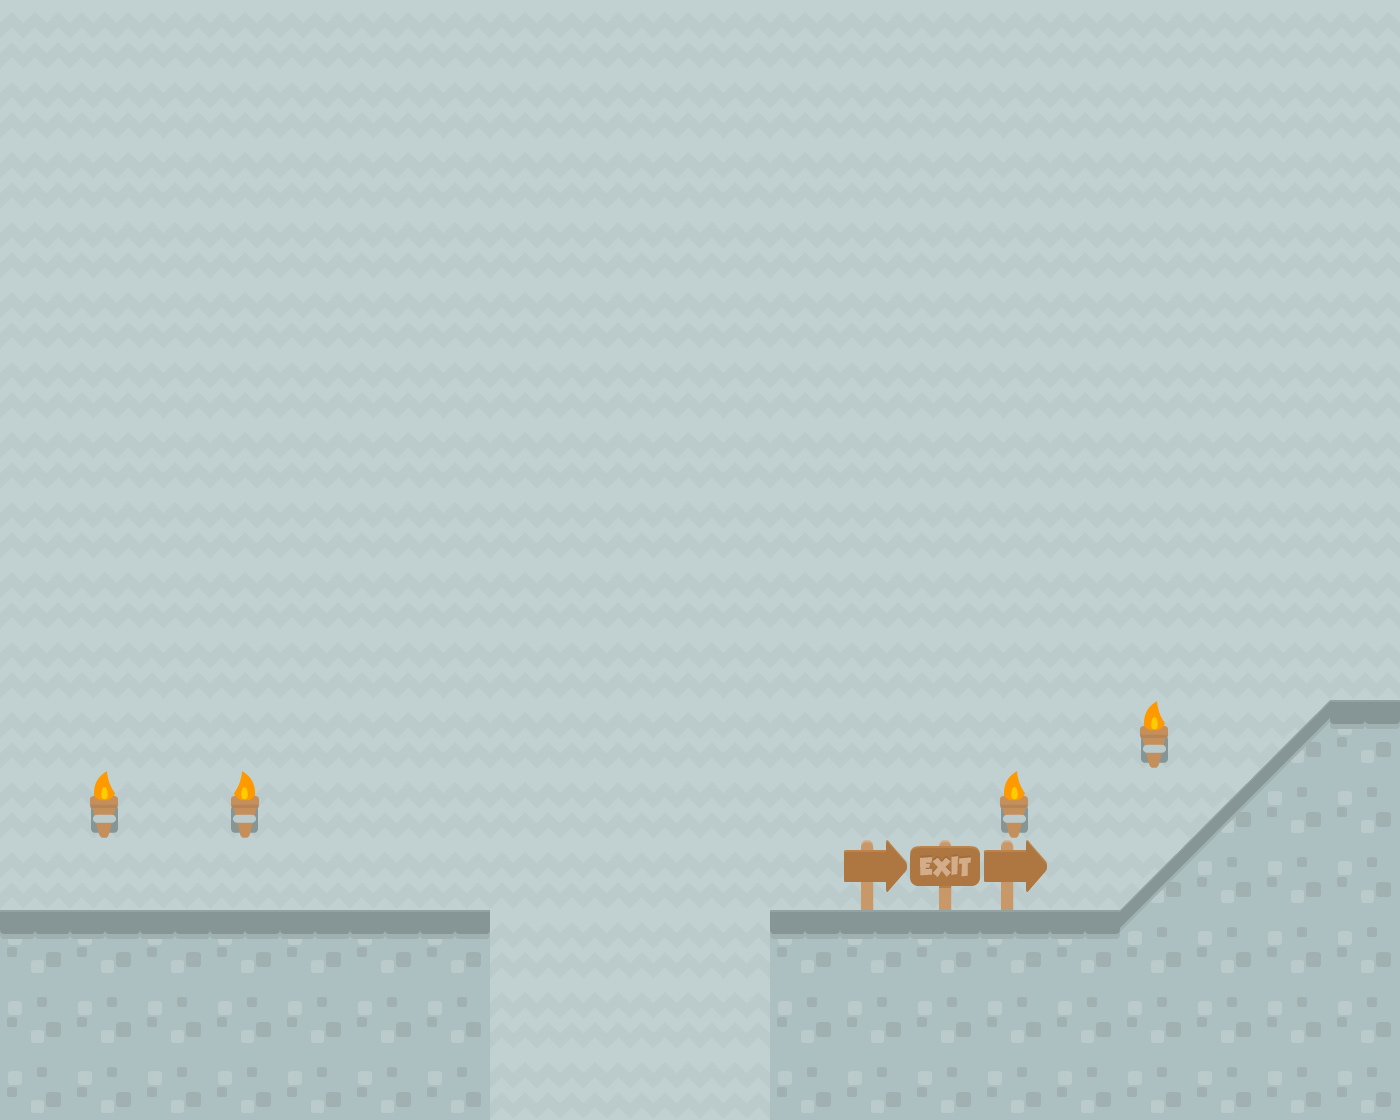

Rendered tile map (Tiled .tmx) drawn with the repository's tilesets; below, a short description and the map source with its tile grids summarised:
An orthogonal 20x16 tile map with 70x70 px tiles, 2 tile layers (background, foreground).

<map version="1.0" orientation="orthogonal" width="20" height="16" tilewidth="70" tileheight="70">
 <tileset firstgid="1" name="background-tiles" tilewidth="70" tileheight="70">
  <image source="../img/background-tiles.png" width="910" height="840" />
 </tileset>
 <layer name="background" width="20" height="16">
  <data>[320 cells, 320 non-empty, 1 distinct tile ids]</data>
 </layer>
 <objectgroup name="physical" width="20" height="16" visible="0" />
 <layer name="foreground" width="20" height="16">
  <data>[320 cells, 264 non-empty, 9 distinct tile ids]</data>
 </layer>
</map>
